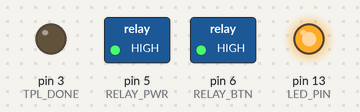
Bench run of a sketch on a simulated Arduino Uno, built with avr-gcc and run on an emulated ATmega328P. Parts: switched loads named in the sketch (green lamp = pin HIGH), output pins drawn as LEDs (lit = HIGH).

Above: at 0.1 s.
At 2.3 s:
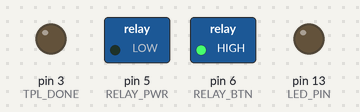
At 6.2 s:
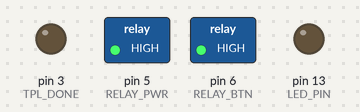
At 37.3 s:
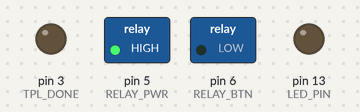
At 43.6 s:
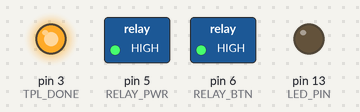
Timing chart, 0 to 45.1 s (numbered marks = the images above):
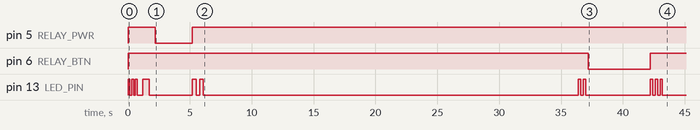

The sketch:

hotspot-restarter.ino
```cpp
// Pro Trinket 5V (ATmega328P @ 16 MHz)
// TPL5110 + 2-channel relay: 1) power-cycle hotspot, 2) hold power button.
// Debug LED blink codes are included on pin 13 (onboard LED).

// ---------------- Pin Map ----------------
const uint8_t RELAY_PWR = 5;   // IN1 - power cut relay (use NC contact for default ON)
const uint8_t RELAY_BTN = 6;   // IN2 - button press relay (COM/NO across button pads)
const uint8_t TPL_DONE  = 3;   // TPL5110 DONE (assert HIGH to cut power)
const uint8_t LED_PIN   = 13;  // Onboard LED

// ------------- Relay Behavior -----------
const bool RELAY_ACTIVE_LOW = true;  // set false if your module is active-HIGH

// ------------- Timings (ms) -------------
const unsigned long SETTLE_MS      = 300;    // settle after power-up
const unsigned long POWER_CUT_MS   = 3000;   // power-off duration
const unsigned long BOOT_WAIT_MS   = 30000;  // wait after power restore
const unsigned long BUTTON_HOLD_MS = 5000;   // press & hold the button
const unsigned long DONE_PULSE_MS  = 500;    // allow TPL to latch DONE

// ------------- LED Blink Helper ---------
void debugBlink(int count, int duration = 200) {
  for (int i = 0; i < count; i++) {
    digitalWrite(LED_PIN, HIGH);
    delay(duration);
    digitalWrite(LED_PIN, LOW);
    delay(duration);
  }
}

// Relay write that abstracts active-LOW vs active-HIGH inputs
inline void relayWrite(uint8_t pin, bool on) {
  digitalWrite(pin, (RELAY_ACTIVE_LOW ? (on ? LOW : HIGH) : (on ? HIGH : LOW)));
}

void setup() {
  // IO setup first to avoid any brief chatter
  pinMode(RELAY_PWR, OUTPUT);
  pinMode(RELAY_BTN, OUTPUT);
  pinMode(TPL_DONE,  OUTPUT);
  pinMode(LED_PIN,   OUTPUT);

  // Force idle states for safety
  relayWrite(RELAY_PWR, false);    // power relay OFF (NC path closed -> hotspot ON)
  relayWrite(RELAY_BTN, false);    // button relay OFF
  digitalWrite(TPL_DONE, LOW);     // keep TPL power on during our run

  // ---- Blink codes ----
  // 3 quick blinks: boot
  debugBlink(3, 150);

  delay(SETTLE_MS);

  // 1 long blink: about to CUT POWER
  debugBlink(1, 500);

  // --- 1) CUT POWER to hotspot briefly (opens NC path) ---
  relayWrite(RELAY_PWR, true);     // energize power relay -> cut 5V
  delay(POWER_CUT_MS);
  relayWrite(RELAY_PWR, false);    // restore power (NC reconnects)

  // 2 slow blinks: power restored, entering boot wait
  debugBlink(2, 300);

  // --- 2) WAIT for hotspot to boot ---
  delay(BOOT_WAIT_MS);

  // 2 medium blinks: about to PRESS & HOLD button
  debugBlink(2, 200);

  // --- 3) PRESS & HOLD hotspot power button ---
  relayWrite(RELAY_BTN, true);
  delay(BUTTON_HOLD_MS);
  relayWrite(RELAY_BTN, false);

  // 3 medium blinks: sequence finished, signaling DONE
  debugBlink(3, 200);

  // --- 4) Tell TPL5110 we are DONE (TPL will cut power) ---
  delay(100);
  digitalWrite(TPL_DONE, HIGH);
  delay(DONE_PULSE_MS);            // give TPL time to latch DONE
}

void loop() {
  // Not reached (TPL removes power). If it is, do nothing.
}
```
